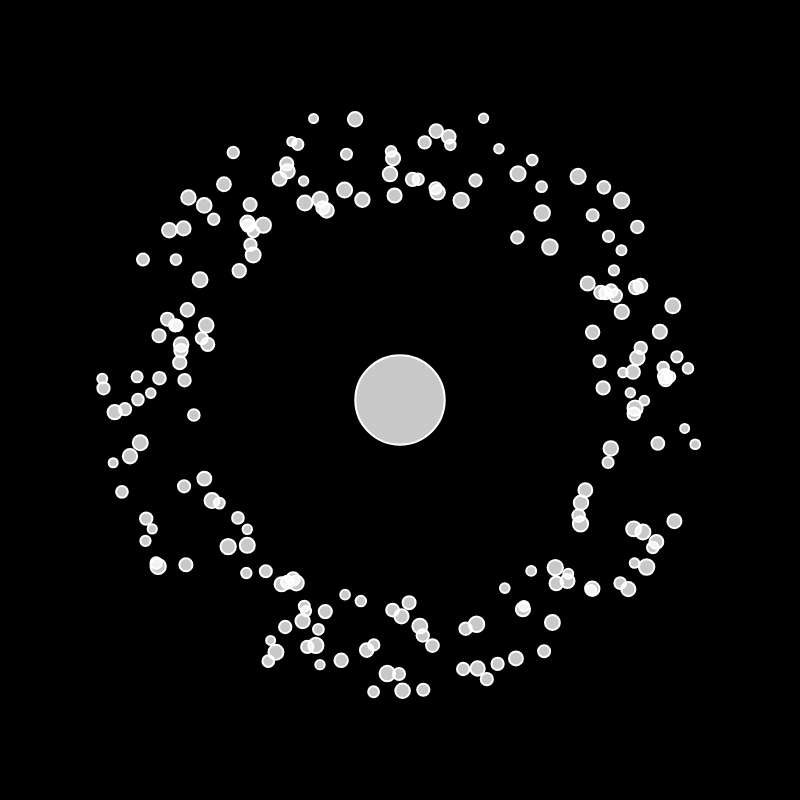
Frame 1 (no input)
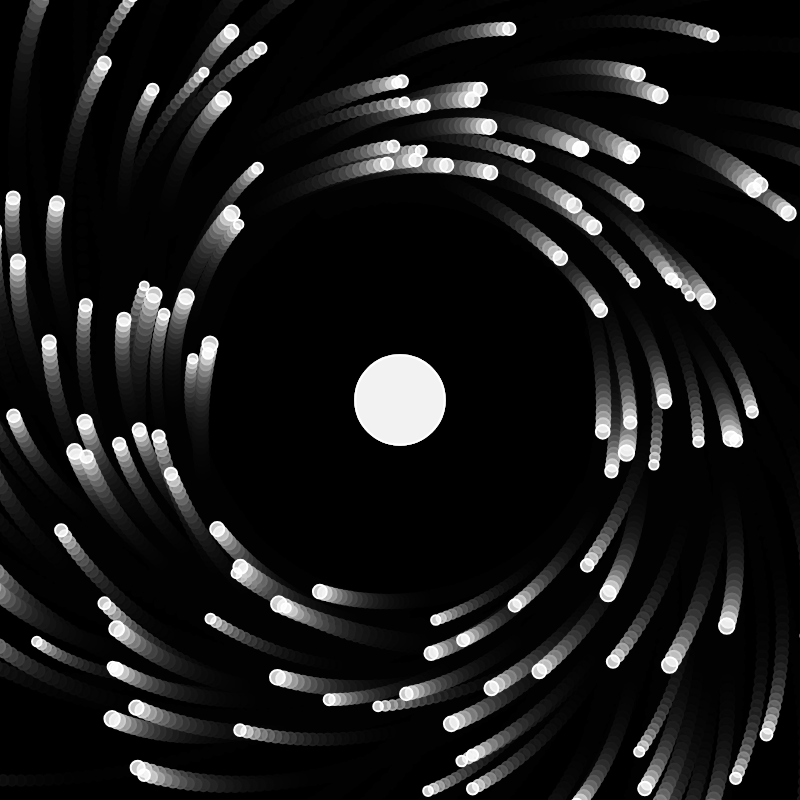
Frame 60 (no input)
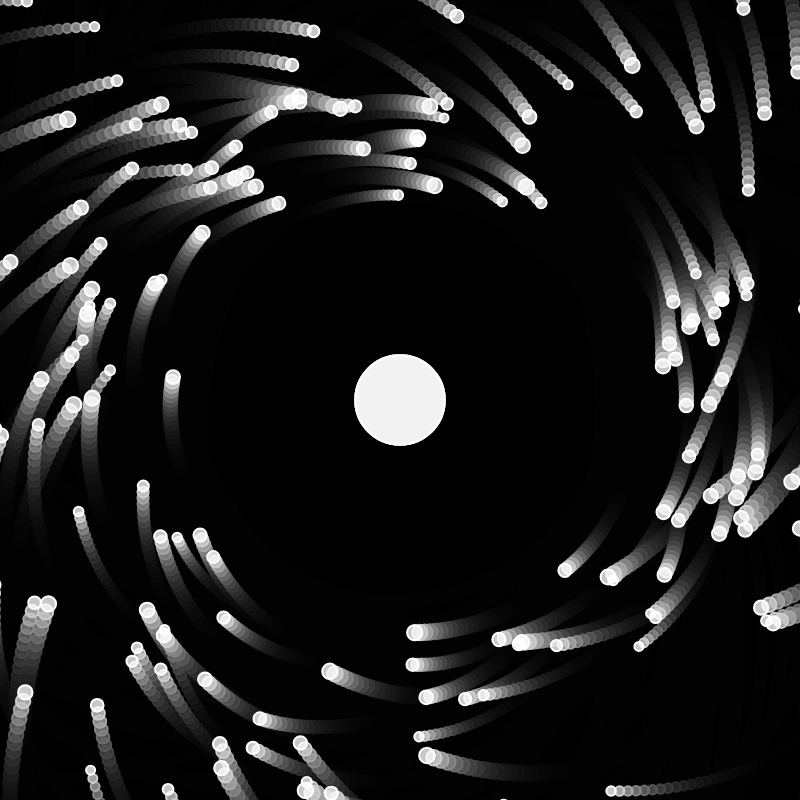
Frame 120 (the mouse pressed at the canvas centre since frame 60)

The p5.js sketch that drew these frames (run headless with seeded random() and noise() and a simulated clock; from frame 60 on, the mouse is pressed at the canvas centre):

// p5.js sketch
// ── sketch.js
// 상호작용하는 끌어당기는 힘

let movers = [];
let sun;

function setup() {
  createCanvas(800, 800);
  for (let i = 0; i < 200; i++) {
    // let x = random(width);
    // let y = random(height);
    let pos = p5.Vector.random2D();
    let vel = pos.copy();
    vel.setMag(random(5, 15));
    pos.setMag(random(200, 300));
    // pos 벡터를 복사한 후 변경한다
    vel.rotate(PI / 2); // 90도 변경
    let m = random(5, 15);
    movers[i] = new Mover(pos.x, pos.y, vel.x, vel.y, m);
  }
  sun = new Mover(0, 0, 0, 0, 500);
  // movers[0] = new Mover(300, 200, 0, 5, 10);
  // movers[1] = new Mover(100, 200, 0, -5, 10);
  // movers[2] = new Mover(200, 300, -5, 0, 10);
  // movers[3] = new Mover(200, 100, 5, 0, 10);
  background(0);
}

function draw() {
  background(0, 50);
  translate(width / 2, height / 2);

  // movers[0].attract(movers[1]);
  // movers[0].attract(movers[2]);
  // movers[1].attract(movers[0]);
  // movers[1].attract(movers[2]);
  // movers[2].attract(movers[0]);
  // movers[2].attract(movers[1]);

  for (let mover of movers) {
    sun.attract(mover);
    for (let other of movers) {
      if (mover !== other) {
        // 위와 똑같지만, for 중첩문이기때문에 무버가 그 자신까지 끌어당김 -> n제곱만큼의 계산 주기임 주의
        mover.attract(other);
        // stroke(255);
        // line(mover.pos.x, mover.pos.y, other.pos.x, other.pos.y);
      }
    }
  }

  for (let mover of movers) {
    mover.update();
    mover.show();
  }
  sun.show();
}

// ── mover.js
class Mover {
  constructor(x, y, vx, vy, m) {
    this.pos = createVector(x, y);
    this.vel = createVector(vx, vy);
    this.acc = createVector(0, 0);
    this.mass = m;
    this.r = sqrt(this.mass) * 2;
  }

  applyForce(force) {
    let f = p5.Vector.div(force, this.mass);
    this.acc.add(f);
  }

  attract(mover) {
    let force = p5.Vector.sub(this.pos, mover.pos);
    let distanceSq = constrain(force.magSq(), 100, 1000);

    let G = 0.1;
    let strenth = (G * (this.mass * mover.mass)) / distanceSq;
    force.setMag(strenth);
    mover.applyForce(force);
  }

  update() {
    this.vel.add(this.acc);
    this.pos.add(this.vel);
    this.acc.set(0, 0);
  }

  show() {
    stroke(255);
    strokeWeight(2);
    fill(255, 200);
    ellipse(this.pos.x, this.pos.y, this.r * 2);
  }
}
